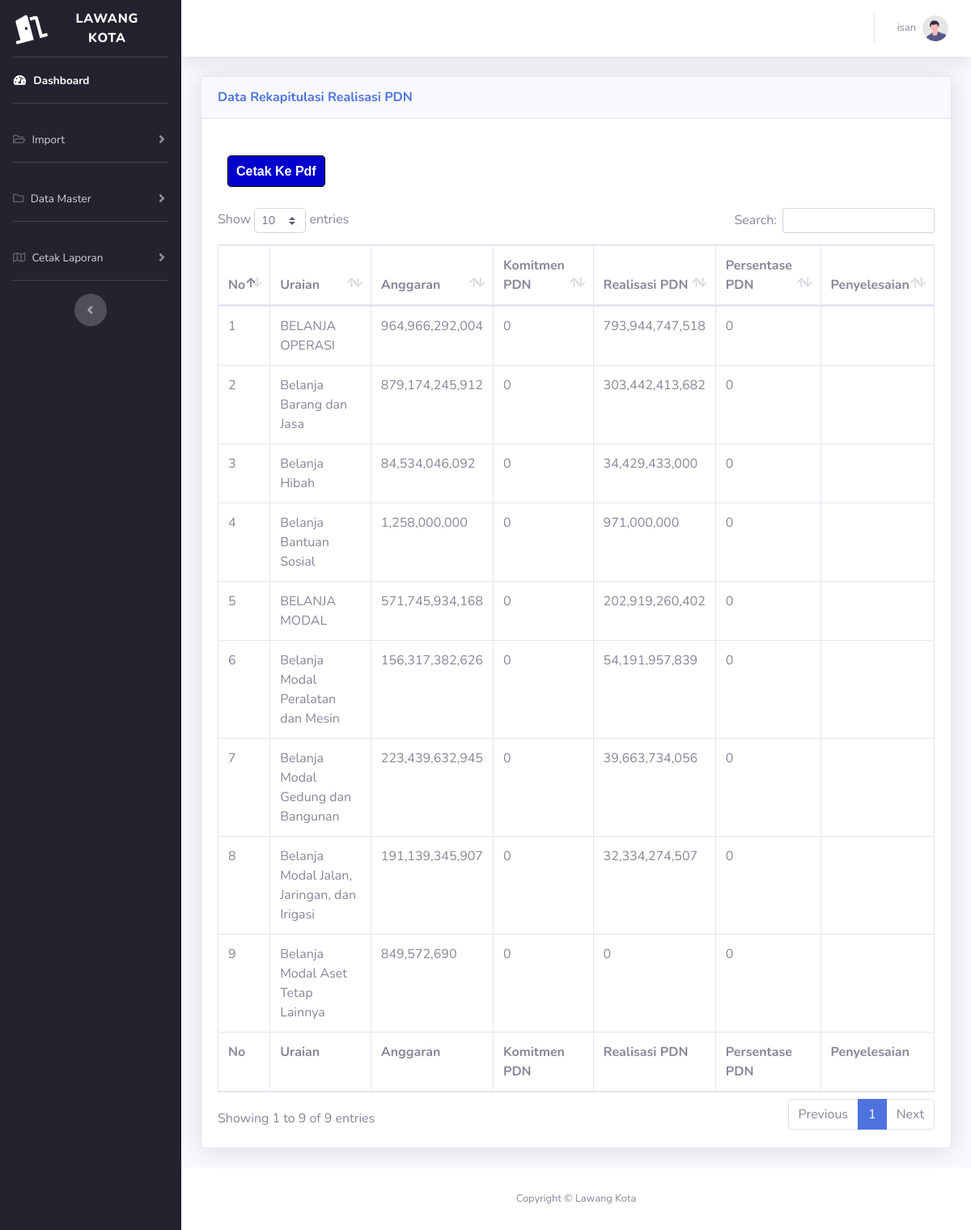
/rekap_pdn.php (signed in), run on the app's committed database.
### tables this page shows
CREATE TABLE `rekap_pdn` (
  `nomor` int(11) NOT NULL,
  `kd_rek` varchar(50) NOT NULL,
  `kd` varchar(100) NOT NULL,
  `uraian` varchar(500) DEFAULT NULL,
  `anggaran` bigint(100) DEFAULT NULL,
  `komit_pdn` bigint(100) DEFAULT NULL,
  `real_pdn` bigint(100) DEFAULT NULL,
  `persen_pdn` bigint(100) DEFAULT NULL,
  `penyelesaian` varchar(500) DEFAULT NULL
);

### rekap_pdn.php (the view, shortened to what this page needs)
<!DOCTYPE html>
<html lang="en">
<head>
  <link href="vendor/fontawesome-free/css/all.min.css" rel="stylesheet" type="text/css" />
  <link href="css/sb-admin-2.min.css" rel="stylesheet" />
  <link href="vendor/datatables/dataTables.bootstrap4.min.css" rel="stylesheet" />
</head>
<body id="page-top">
  <div id="wrapper">
    <ul style="background-color:#23222f;" class="navbar-nav sidebar sidebar-dark accordion" id="accordionSidebar">
      <a class="sidebar-brand d-flex align-items-center justify-content-center" href="index.php">
        <div class="sidebar-brand-icon rotate-n-15">
          <i class="fas fa-door-open"></i>
        </div>
        <div class="sidebar-brand-text mx-3">Lawang Kota<sup></sup></div>
      </a>
      <hr class="sidebar-divider my-0" />
      <li class="nav-item active">
        <a class="nav-link" href="index.php">
          <i class="fas fa-fw fa-tachometer-alt"></i>
          <span>Dashboard</span></a>
      </li>
      <hr class="sidebar-divider" />
      <li class="nav-item">
        <a class="nav-link collapsed" href="#" data-toggle="collapse" data-target="#collapseTwo" aria-expanded="true" aria-controls="collapseTwo">
          <i class="far fa-folder-open"></i>
          <span>Import</span>
        </a>
      </li>
      <hr class="sidebar-divider" />
      <li class="nav-item">
        <a class="nav-link collapsed" href="#" data-toggle="collapse" data-target="#collapseTwo2" aria-expanded="true" aria-controls="collapseTwo">
          <i class="far fa-folder"></i>
          <span>Data Master</span>
        </a>
      </li>
      <hr class="sidebar-divider" />
      <li class="nav-item">
        <a class="nav-link collapsed" href="#" data-toggle="collapse" data-target="#collapseTwo1" aria-expanded="true" aria-controls="collapseTwo">
          <i class="far fa-map"></i>
          <span>Cetak Laporan</span>
        </a>
      </li>
      <hr class="sidebar-divider d-none d-md-block" />
      <div class="text-center d-none d-md-inline">
        <button class="rounded-circle border-0" id="sidebarToggle"></button>
      </div>
    </ul>
    <div id="content-wrapper" class="d-flex flex-column">
      <div id="content">
        <nav class="navbar navbar-expand navbar-light bg-white topbar mb-4 static-top shadow">
          <ul class="navbar-nav ml-auto">
            <li class="nav-item dropdown no-arrow">
              <a class="nav-link dropdown-toggle" href="#" id="userDropdown" role="button" data-toggle="dropdown" aria-haspopup="true" aria-expanded="false">
                <span class="mr-2 d-none d-lg-inline text-gray-600 small"><?php echo $_SESSION['nama_pengguna']; ?></span>
                <img class="img-profile rounded-circle" src="img/undraw_profile.svg" />
              </a>
            </li>
          </ul>
        </nav>
        <div class="container-fluid">
          <div class="card shadow mb-4">
            <div class="card-header py-3">
              <h6 class="m-0 font-weight-bold text-primary">Data Rekapitulasi Realisasi PDN</h6>
            </div>
            <div class="card-body">
              <div style="margin: auto; width: 1183px; padding-top: 20px; padding-bottom: 20px;">
                <div class="col-auto">
                  <a class="pdf" href="lap_rekap.php" Target="_blank">Cetak Ke Pdf</a>
                </div>
              </div>
              <div class="table-responsive">
                <table class="table table-bordered" id="dataTable" width="100%" cellspacing="0">
                  <thead>
                    <tr>
                      <th style='width: 3%;'>No</th>
                      <th>Uraian</th>
                      <th>Anggaran</th>
                      <th>Komitmen PDN</th>
                      <th>Realisasi PDN</th>
                      <th>Persentase PDN</th>
                      <th>Penyelesaian</th>
                    </tr>
                  </thead>
                  <?php
                  $no = 1;
                  include "koneksi.php";
                  $ambildata = mysqli_query($conn, "
                                    SELECT * FROM rekap_pdn ORDER BY kd_rek ASC");
                  while ($tampil = mysqli_fetch_array($ambildata)) {
                    echo "
                                            <tr>
                                            <td>" . $no++ . "</td>
                                            <td>$tampil[uraian]</td>
                                            <td type='number'> " . number_format($tampil['anggaran']) . "</td>
                                            <td type='number'> " . number_format($tampil['komit_pdn']) . "</td>
                                            <td type='number'> " . number_format($tampil['real_pdn']) . " </td>
                                            <td type='number'> " . number_format($tampil['persen_pdn']) . " </td>
                                            <td>$tampil[penyelesaian]</td>
                                            </tr>";
                  }
                  ?>
                  <tfoot>
                    <tr>
                      <th style='width: 3%;'>No</th>
                      <th>Uraian</th>
                      <th>Anggaran</th>
                      <th>Komitmen PDN</th>
                      <th>Realisasi PDN</th>
                      <th>Persentase PDN</th>
                      <th>Penyelesaian</th>
                    </tr>
                  </tfoot>
                </table>
              </div>
            </div>
          </div>
        </div>
      </div>
      <footer class="sticky-footer bg-white">
        <div class="container my-auto">
          <div class="copyright text-center my-auto">
            <span>Copyright &copy; Lawang Kota</span>
          </div>
        </div>
      </footer>
    </div>
  </div>
</body>
</html>

### rekap_pdn.php (style rules this page uses)
.pdf { text-decoration: none; color: white; background-color: mediumblue; font-family: arial; font-weight: bold; border: 1px solid black; line-height: 50px; margin: auto; padding: 10px; border-radius: 5px; }

### data on the page
rekap_pdn: uraian "BELANJA OPERASI", anggaran "964,966,292,004", komit_pdn "0", real_pdn "793,944,747,518", persen_pdn "0"
rekap_pdn: uraian "Belanja Barang dan Jasa", anggaran "879,174,245,912", komit_pdn "0", real_pdn "303,442,413,682", persen_pdn "0"
rekap_pdn: uraian "Belanja Hibah", anggaran "84,534,046,092", komit_pdn "0", real_pdn "34,429,433,000", persen_pdn "0"
rekap_pdn: uraian "Belanja Bantuan Sosial", anggaran "1,258,000,000", komit_pdn "0", real_pdn "971,000,000", persen_pdn "0"
rekap_pdn: uraian "BELANJA MODAL", anggaran "571,745,934,168", komit_pdn "0", real_pdn "202,919,260,402", persen_pdn "0"
rekap_pdn: uraian "Belanja Modal Peralatan dan Mesin", anggaran "156,317,382,626", komit_pdn "0", real_pdn "54,191,957,839", persen_pdn "0"
rekap_pdn: uraian "Belanja Modal Gedung dan Bangunan", anggaran "223,439,632,945", komit_pdn "0", real_pdn "39,663,734,056", persen_pdn "0"
rekap_pdn: uraian "Belanja Modal Jalan, Jaringan, dan Irigasi", anggaran "191,139,345,907", komit_pdn "0", real_pdn "32,334,274,507", persen_pdn "0"
rekap_pdn: uraian "Belanja Modal Aset Tetap Lainnya", anggaran "849,572,690", komit_pdn "0", real_pdn "0", persen_pdn "0"

### other printed values
$_SESSION['nama_pengguna'] "isan"
